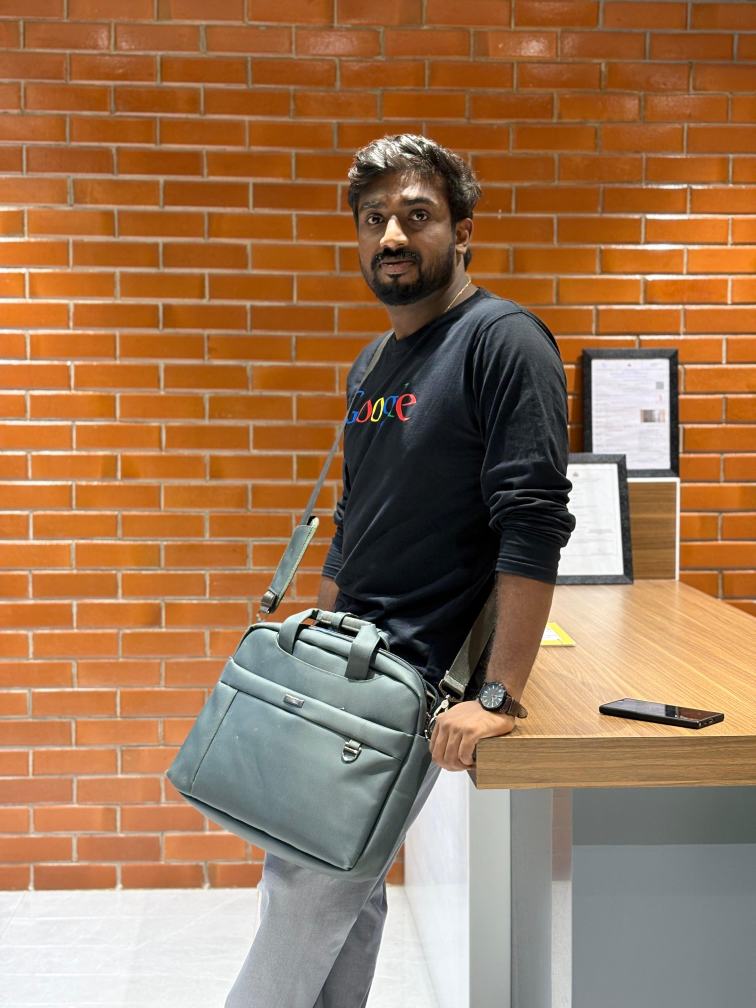
#> input picture thresholding/rahul.png, 3024 x 4032 px (shown at 1/4 size)
$ python simple.py
#> lines starting #> are read from the running program, lines starting #| are printed output that depends on the picture; after the words box and inside, x2 and y2 are one past the last pixel; in counts of white or black regions, pixels touching at a corner belong together
import cv2

import matplotlib.pyplot as plt


### read image

read_img=cv2.imread("rahul.png",0)
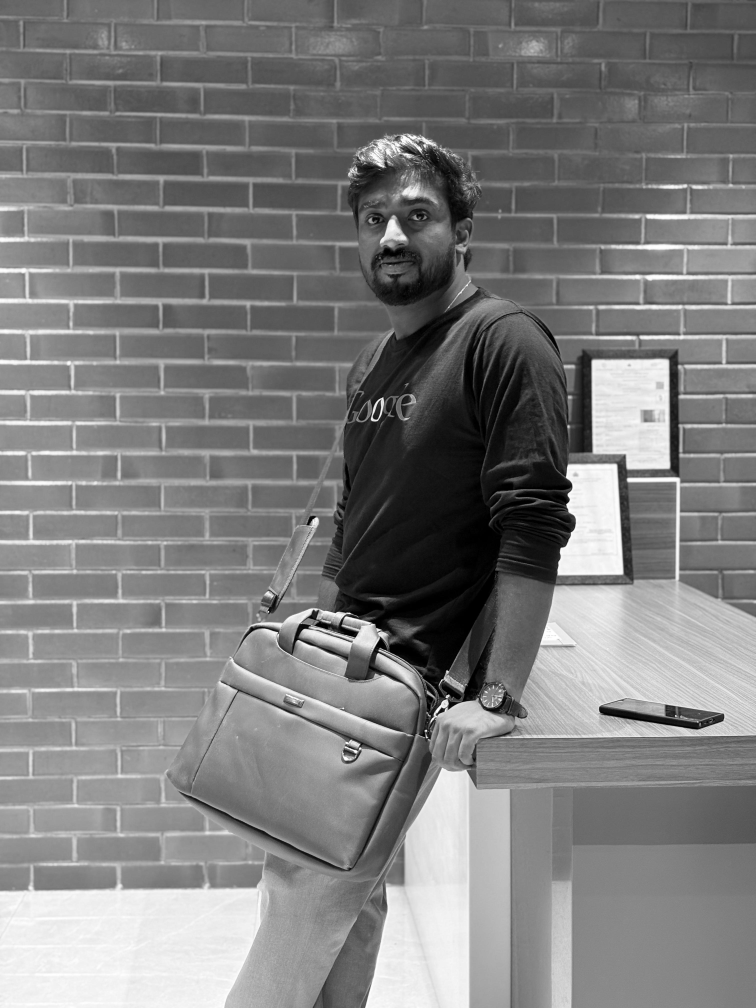
#> read_img: shape (4032, 3024) (shown at 1/4 size); min 0, max 255, mean 125.9


## resixe image
img=cv2.resize(read_img,(900,800),interpolation=cv2.INTER_AREA)
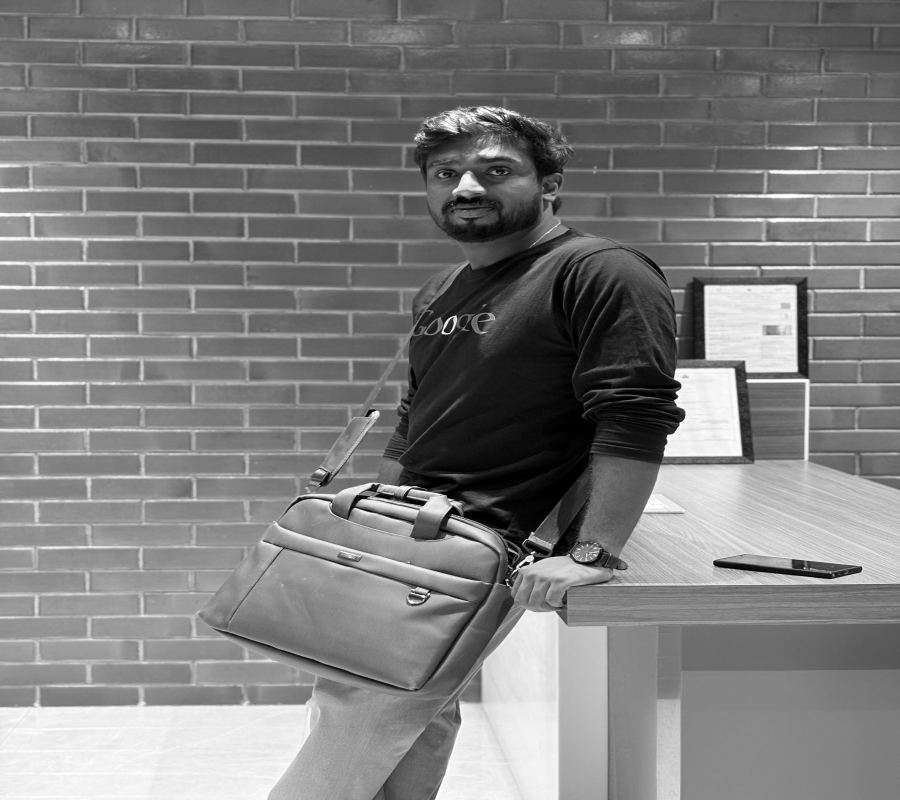
#> img: shape (800, 900); min 0, max 255, mean 125.9


#### create a histogram to identify the threshold manually
'''
hist=cv2.calcHist([img],[0],None,[256],[0,255])


plt.plot(hist)
plt.show()
'''

###### Simple thresholding

### Binary Thresholding
ret,binary_thresh=cv2.threshold(img,72,255,cv2.THRESH_BINARY)
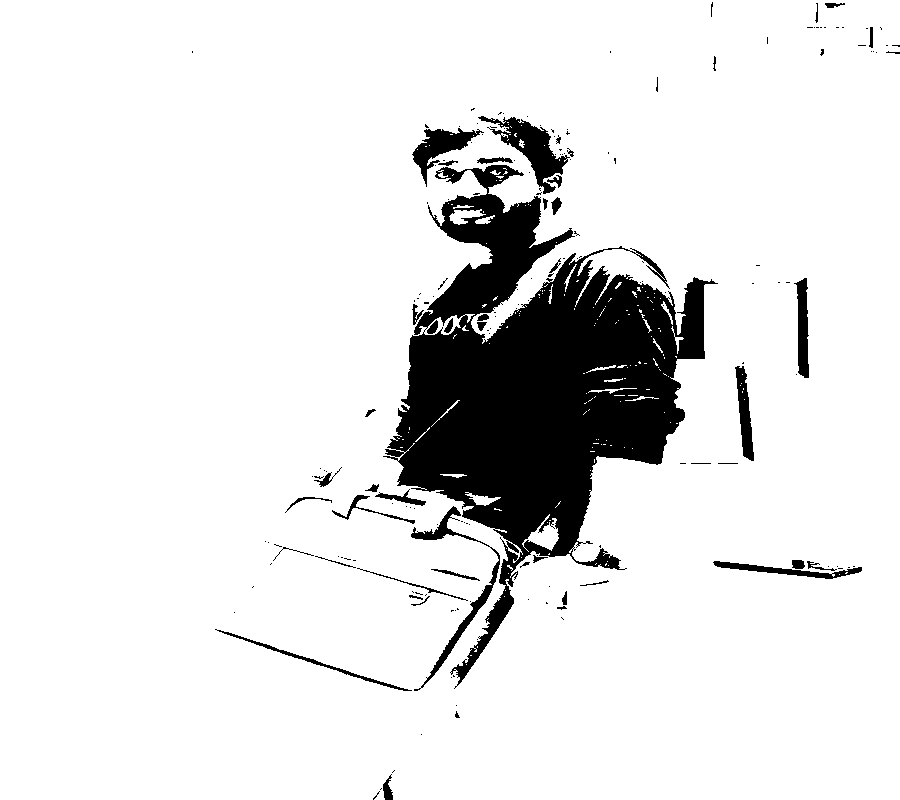
#> binary_thresh: shape (800, 900); 89% white; 188 black regions (139 under 20 px), largest, box (x1, y1, x2, y2) and area: (383, 165, 718, 689) 67172, (478, 116, 570, 194) 2197, (411, 506, 500, 691) 1502

### Binary threshold Inverse

rest,binary_thresh_inv=cv2.threshold(img,72,255,cv2.THRESH_BINARY_INV)

### Trunc Threshold

rest,trunc_threshold=cv2.threshold(img,72,255,cv2.THRESH_TRUNC)
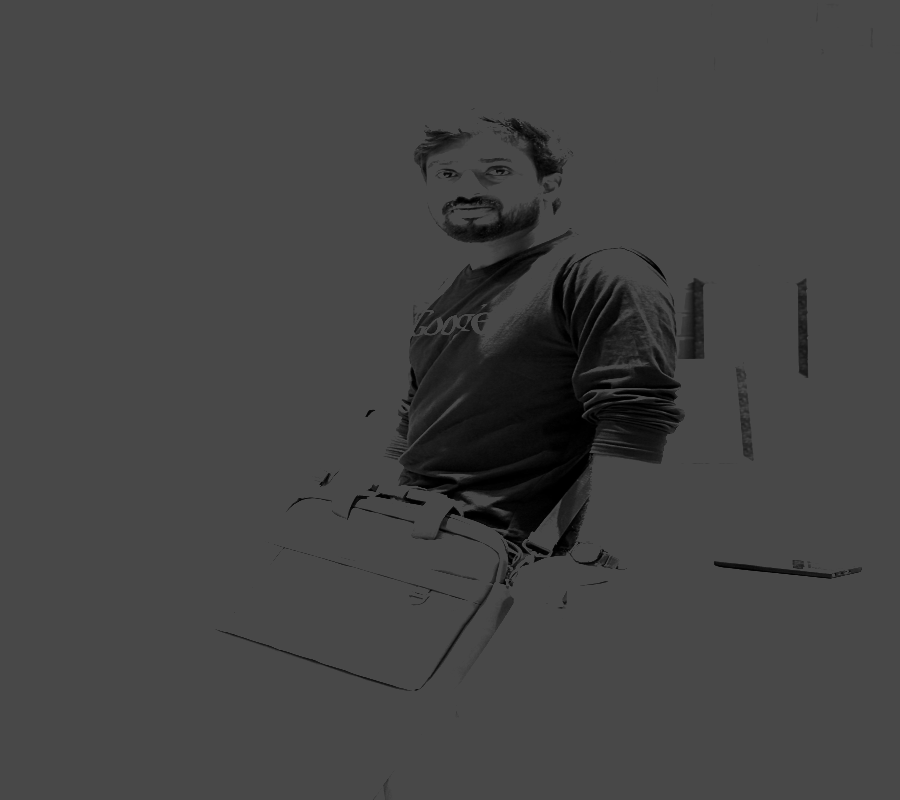
#> trunc_threshold: shape (800, 900); min 0, max 72, mean 67.4

#### Trunc Threshold
rest,zero_threshold=cv2.threshold(img,72,255,cv2.THRESH_TOZERO)
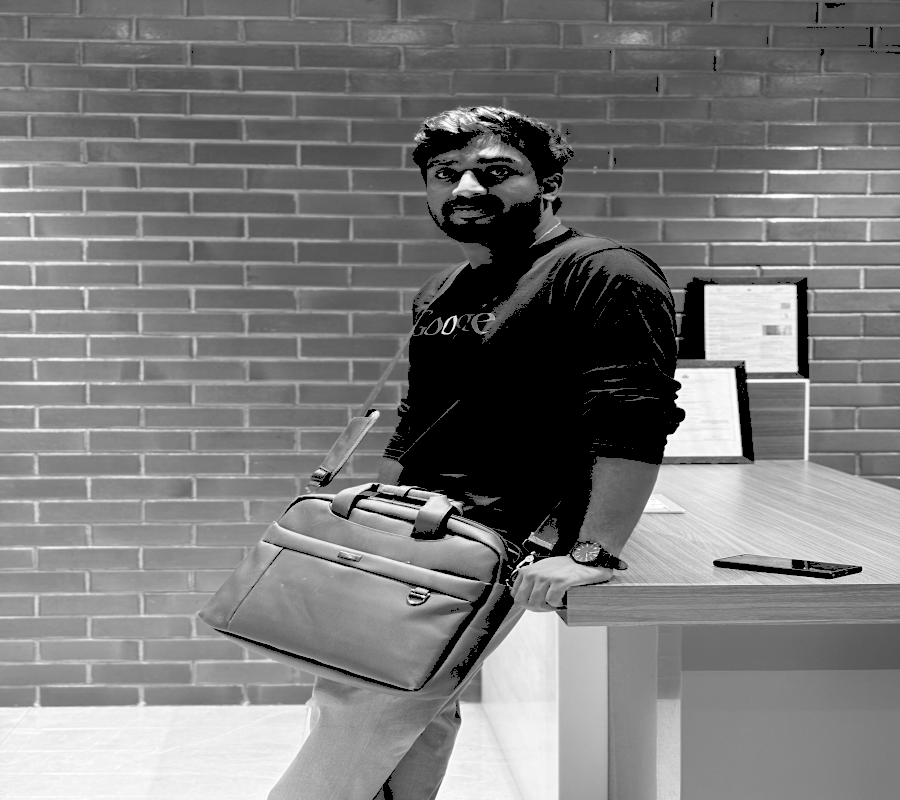
#> zero_threshold: shape (800, 900); min 0, max 255, mean 122.6


#### Trunc Threshold ZERO
rest,zero_threshold_inv=cv2.threshold(img,72,255,cv2.THRESH_TOZERO_INV)
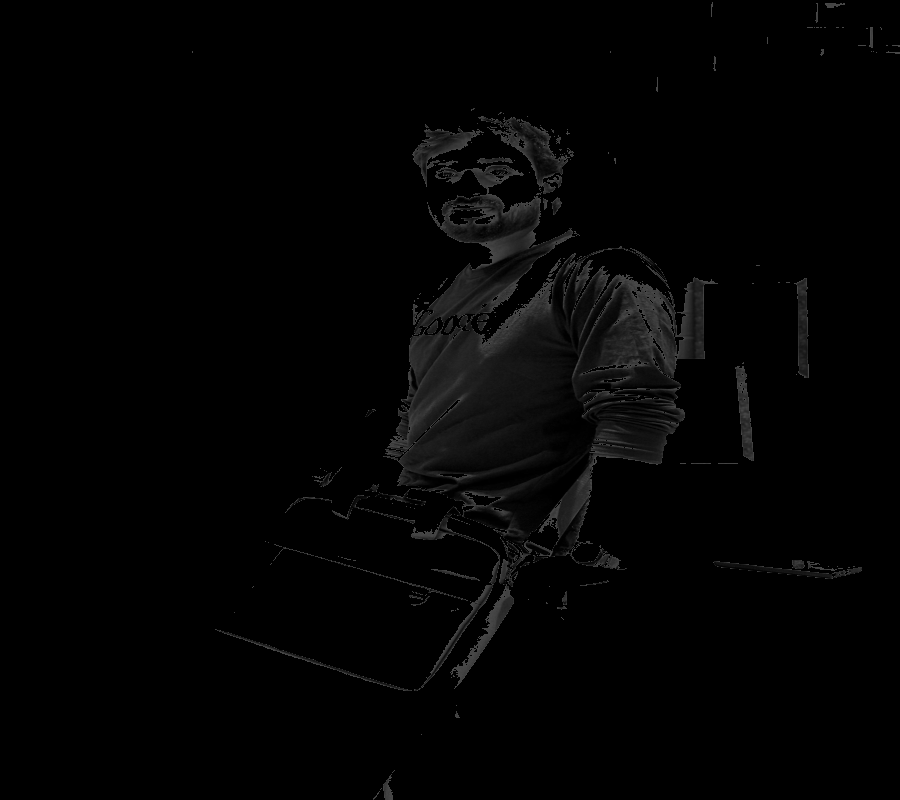
#> zero_threshold_inv: shape (800, 900); min 0, max 72, mean 3.3


cv2.imshow("binary thresholding",binary_thresh)
cv2.imshow("binary thresholding INV",binary_thresh_inv)
cv2.imshow("Trunc Threshold",trunc_threshold)
cv2.imshow("ZERO Threshold ",zero_threshold)
cv2.imshow("ZERO Threshold INV",zero_threshold_inv)


cv2.waitKey(0)
cv2.destroyAllWindows()
